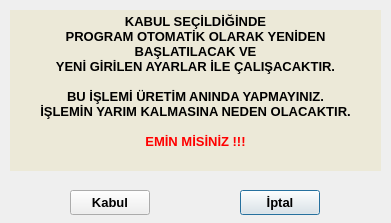
<?xml version="1.0" encoding="UTF-8"?>
<ui version="4.0">
 <class>restartDialog</class>
 <widget class="QDialog" name="restartDialog">
  <property name="windowModality">
   <enum>Qt::WindowModal</enum>
  </property>
  <property name="geometry">
   <rect>
    <x>0</x>
    <y>0</y>
    <width>391</width>
    <height>223</height>
   </rect>
  </property>
  <property name="windowTitle">
   <string>Dialog</string>
  </property>
  <property name="windowIcon">
   <iconset resource="icons.qrc">
    <normaloff>:/resources/Weather-icon.png</normaloff>:/resources/Weather-icon.png</iconset>
  </property>
  <widget class="QPushButton" name="cancelButton">
   <property name="geometry">
    <rect>
     <x>240</x>
     <y>190</y>
     <width>80</width>
     <height>25</height>
    </rect>
   </property>
   <property name="font">
    <font>
     <family>Arial</family>
     <pointsize>10</pointsize>
     <weight>75</weight>
     <bold>true</bold>
    </font>
   </property>
   <property name="text">
    <string>İptal</string>
   </property>
  </widget>
  <widget class="QPushButton" name="acceptButton">
   <property name="geometry">
    <rect>
     <x>70</x>
     <y>190</y>
     <width>80</width>
     <height>25</height>
    </rect>
   </property>
   <property name="font">
    <font>
     <family>Arial</family>
     <pointsize>10</pointsize>
     <weight>75</weight>
     <bold>true</bold>
    </font>
   </property>
   <property name="text">
    <string>Kabul</string>
   </property>
  </widget>
  <widget class="QTextEdit" name="textEdit">
   <property name="geometry">
    <rect>
     <x>10</x>
     <y>10</y>
     <width>371</width>
     <height>161</height>
    </rect>
   </property>
   <property name="font">
    <font>
     <family>Arial</family>
     <pointsize>10</pointsize>
    </font>
   </property>
   <property name="styleSheet">
    <string notr="true">background-color: rgb(236, 233, 216);</string>
   </property>
   <property name="frameShape">
    <enum>QFrame::NoFrame</enum>
   </property>
   <property name="html">
    <string>&lt;!DOCTYPE HTML PUBLIC &quot;-//W3C//DTD HTML 4.0//EN&quot; &quot;http://www.w3.org/TR/REC-html40/strict.dtd&quot;&gt;
&lt;html&gt;&lt;head&gt;&lt;meta name=&quot;qrichtext&quot; content=&quot;1&quot; /&gt;&lt;style type=&quot;text/css&quot;&gt;
p, li { white-space: pre-wrap; }
&lt;/style&gt;&lt;/head&gt;&lt;body style=&quot; font-family:'Arial'; font-size:10pt; font-weight:400; font-style:normal;&quot;&gt;
&lt;p align=&quot;center&quot; style=&quot; margin-top:0px; margin-bottom:0px; margin-left:0px; margin-right:0px; -qt-block-indent:0; text-indent:0px;&quot;&gt;&lt;span style=&quot; font-weight:600;&quot;&gt;KABUL SEÇİLDİĞİNDE&lt;/span&gt;&lt;/p&gt;
&lt;p align=&quot;center&quot; style=&quot; margin-top:0px; margin-bottom:0px; margin-left:0px; margin-right:0px; -qt-block-indent:0; text-indent:0px;&quot;&gt;&lt;span style=&quot; font-weight:600;&quot;&gt;PROGRAM OTOMATİK OLARAK YENİDEN BAŞLATILACAK VE&lt;/span&gt;&lt;/p&gt;
&lt;p align=&quot;center&quot; style=&quot; margin-top:0px; margin-bottom:0px; margin-left:0px; margin-right:0px; -qt-block-indent:0; text-indent:0px;&quot;&gt;&lt;span style=&quot; font-weight:600;&quot;&gt;YENİ GİRİLEN AYARLAR İLE ÇALIŞACAKTIR.&lt;/span&gt;&lt;/p&gt;
&lt;p align=&quot;center&quot; style=&quot;-qt-paragraph-type:empty; margin-top:0px; margin-bottom:0px; margin-left:0px; margin-right:0px; -qt-block-indent:0; text-indent:0px; font-weight:600;&quot;&gt;&lt;/p&gt;
&lt;p align=&quot;center&quot; style=&quot; margin-top:0px; margin-bottom:0px; margin-left:0px; margin-right:0px; -qt-block-indent:0; text-indent:0px;&quot;&gt;&lt;span style=&quot; font-weight:600;&quot;&gt;BU İŞLEMİ ÜRETİM ANINDA YAPMAYINIZ.&lt;/span&gt;&lt;/p&gt;
&lt;p align=&quot;center&quot; style=&quot; margin-top:0px; margin-bottom:0px; margin-left:0px; margin-right:0px; -qt-block-indent:0; text-indent:0px;&quot;&gt;&lt;span style=&quot; font-weight:600;&quot;&gt;İŞLEMİN YARIM KALMASINA NEDEN OLACAKTIR.&lt;/span&gt;&lt;/p&gt;
&lt;p align=&quot;center&quot; style=&quot;-qt-paragraph-type:empty; margin-top:0px; margin-bottom:0px; margin-left:0px; margin-right:0px; -qt-block-indent:0; text-indent:0px; font-weight:600;&quot;&gt;&lt;/p&gt;
&lt;p align=&quot;center&quot; style=&quot; margin-top:0px; margin-bottom:0px; margin-left:0px; margin-right:0px; -qt-block-indent:0; text-indent:0px;&quot;&gt;&lt;span style=&quot; font-weight:600; color:#ff0000;&quot;&gt;EMİN MİSİNİZ !!!&lt;/span&gt;&lt;/p&gt;&lt;/body&gt;&lt;/html&gt;</string>
   </property>
  </widget>
 </widget>
 <resources>
  <include location="icons.qrc"/>
 </resources>
 <connections>
  <connection>
   <sender>cancelButton</sender>
   <signal>clicked()</signal>
   <receiver>restartDialog</receiver>
   <slot>cancelButton()</slot>
   <hints>
    <hint type="sourcelabel">
     <x>315</x>
     <y>268</y>
    </hint>
    <hint type="destinationlabel">
     <x>359</x>
     <y>258</y>
    </hint>
   </hints>
  </connection>
  <connection>
   <sender>acceptButton</sender>
   <signal>clicked()</signal>
   <receiver>restartDialog</receiver>
   <slot>acceptButton()</slot>
   <hints>
    <hint type="sourcelabel">
     <x>203</x>
     <y>261</y>
    </hint>
    <hint type="destinationlabel">
     <x>231</x>
     <y>259</y>
    </hint>
   </hints>
  </connection>
 </connections>
 <slots>
  <slot>cancelButton()</slot>
  <slot>acceptButton()</slot>
 </slots>
</ui>
